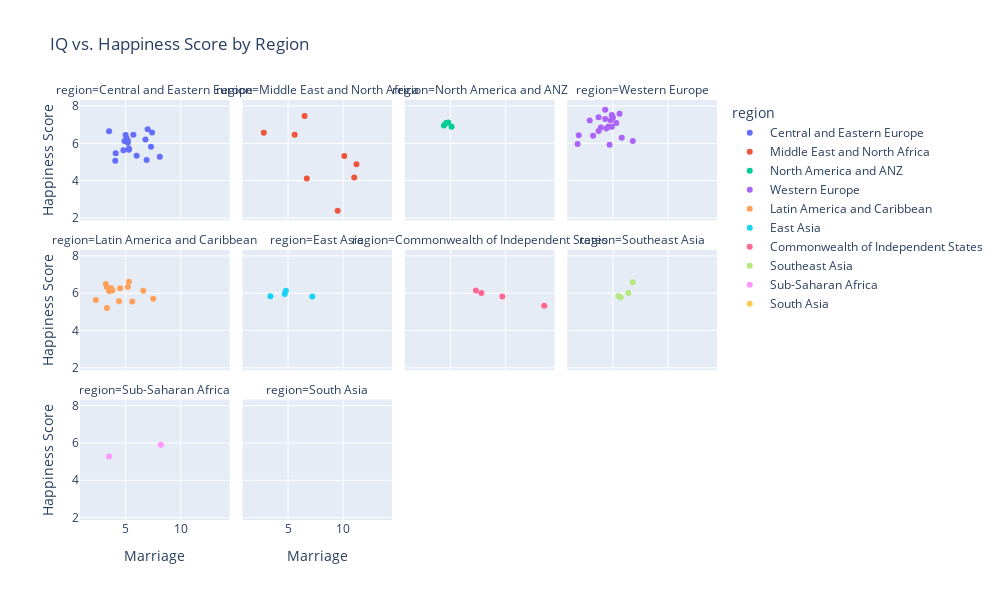

This figure's notebook cell:
### Code cell
import plotly.express as px

# Assuming 'iq_happy_data' has 'IQ', 'happiness_score', and 'region' columns
fig = px.scatter(
    marriage_happiness,
    x='Marriage',
    y='happiness_score',
    color='region',
    facet_col='region',
    facet_col_wrap=4,
    title='IQ vs. Happiness Score by Region',
    labels={'IQ': 'IQ', 'happiness_score': 'Happiness Score'}
)
fig.update_layout(height=600, width=1000)
fig.show()

### Figure 1 — Plotly figure (JSON) as saved in the notebook; plotly's stock layout.template omitted (floating-point values rounded to 4 significant figures)
{"data": [{"hovertemplate": "region=Central and Eastern Europe<br>Marriage=%{x}<br>Happiness Score=%{y}<extra></extra>", "legendgroup": "Central and Eastern Europe", "marker": {"color": "#636efa", "symbol": "circle"}, "mode": "markers", "name": "Central and Eastern Europe", "orientation": "v", "showlegend": true, "type": "scatter", "x": [8.1, 6, 4.8, 4.1, 4.9, 5, 6.9, 5.2, 6.8, 7, 7.3, 5.3, 5.1, 7.4, 5.3, 5.2, 5.7, 3.5, 4.06], "xaxis": "x9", "y": [5.277, 5.342, 5.633, 5.466, 6.125, 6.455, 5.109, 6.041, 6.213, 6.763, 5.819, 5.722, 6.26, 6.589, 5.661, 6.144, 6.469, 6.65, 5.071], "yaxis": "y9"}, {"hovertemplate": "region=Middle East and North Africa<br>Marriage=%{x}<br>Happiness Score=%{y}<extra></extra>", "legendgroup": "Middle East and North Africa", "marker": {"color": "#EF553B", "symbol": "circle"}, "mode": "markers", "name": "Middle East and North Africa", "orientation": "v", "showlegend": true, "type": "scatter", "x": [10.1, 11, 11.2, 6.5, 6.7, 9.5, 5.6, null, 2.8], "xaxis": "x10", "y": [5.329, 4.17, 4.876, 7.473, 4.12, 2.392, 6.463, 4.497, 6.571], "yaxis": "y10"}, {"hovertemplate": "region=North America and ANZ<br>Marriage=%{x}<br>Happiness Score=%{y}<extra></extra>", "legendgroup": "North America and ANZ", "marker": {"color": "#00cc96", "symbol": "circle"}, "mode": "markers", "name": "North America and ANZ", "orientation": "v", "showlegend": true, "type": "scatter", "x": [4.6, 4.4, 4.8, 5.1], "xaxis": "x11", "y": [7.095, 6.961, 7.123, 6.894], "yaxis": "y11"}, {"hovertemplate": "region=Western Europe<br>Marriage=%{x}<br>Happiness Score=%{y}<extra></extra>", "legendgroup": "Western Europe", "marker": {"color": "#ab63fa", "symbol": "circle"}, "mode": "markers", "name": "Western Europe", "orientation": "v", "showlegend": true, "type": "scatter", "x": [5.3, 3.9, 6.8, 5.6, 4.3, 3.7, 4.9, 4.7, 4.9, 4.6, 3.2, 2.9, 5.8, 3.7, 4.3, 1.8, 1.9, 5, 4.8, 4.4], "xaxis": "x12", "y": [7.097, 6.859, 6.13, 7.586, 7.804, 6.661, 6.892, 5.931, 7.53, 6.911, 6.405, 7.228, 6.3, 7.403, 7.315, 5.968, 6.436, 7.395, 7.24, 6.796], "yaxis": "y12"}, {"hovertemplate": "region=Latin America and Caribbean<br>Marriage=%{x}<br>Happiness Score=%{y}<extra></extra>", "legendgroup": "Latin America and Caribbean", "marker": {"color": "#FFA15A", "symbol": "circle"}, "mode": "markers", "name": "Latin America and Caribbean", "orientation": "v", "showlegend": true, "type": "scatter", "x": [6.6, 3.3, 2.3, 5.3, 4.4, 5.6, 3.5, 3.8, 7.5, 5.2, 4.5, 3.7, 3.2, 3.3], "xaxis": "x5", "y": [6.125, 6.334, 5.63, 6.609, 5.569, 5.559, 6.122, 6.15, 5.703, 6.33, 6.259, 6.265, 6.494, 5.211], "yaxis": "y5"}, {"hovertemplate": "region=East Asia<br>Marriage=%{x}<br>Happiness Score=%{y}<extra></extra>", "legendgroup": "East Asia", "marker": {"color": "#19d3f3", "symbol": "circle"}, "mode": "markers", "name": "East Asia", "orientation": "v", "showlegend": true, "type": "scatter", "x": [7.2, 4.8, 3.4, 4.7], "xaxis": "x6", "y": [5.818, 6.129, 5.84, 5.951], "yaxis": "y6"}, {"hovertemplate": "region=Commonwealth of Independent States<br>Marriage=%{x}<br>Happiness Score=%{y}<extra></extra>", "legendgroup": "Commonwealth of Independent States", "marker": {"color": "#FF6692", "symbol": "circle"}, "mode": "markers", "name": "Commonwealth of Independent States", "orientation": "v", "showlegend": true, "type": "scatter", "x": [7.3, 9.7, 13.5, 7.8], "xaxis": "x7", "y": [6.144, 5.825, 5.33, 6.014], "yaxis": "y7"}, {"hovertemplate": "region=Southeast Asia<br>Marriage=%{x}<br>Happiness Score=%{y}<extra></extra>", "legendgroup": "Southeast Asia", "marker": {"color": "#B6E880", "symbol": "circle"}, "mode": "markers", "name": "Southeast Asia", "orientation": "v", "showlegend": true, "type": "scatter", "x": [6.4, 6.8, 5.5, 5.7], "xaxis": "x8", "y": [6.012, 6.587, 5.843, 5.763], "yaxis": "y8"}, {"hovertemplate": "region=Sub-Saharan Africa<br>Marriage=%{x}<br>Happiness Score=%{y}<extra></extra>", "legendgroup": "Sub-Saharan Africa", "marker": {"color": "#FF97FF", "symbol": "circle"}, "mode": "markers", "name": "Sub-Saharan Africa", "orientation": "v", "showlegend": true, "type": "scatter", "x": [8.2, 3.5], "xaxis": "x", "y": [5.902, 5.275], "yaxis": "y"}, {"hovertemplate": "region=South Asia<br>Marriage=%{x}<br>Happiness Score=%{y}<extra></extra>", "legendgroup": "South Asia", "marker": {"color": "#FECB52", "symbol": "circle"}, "mode": "markers", "name": "South Asia", "orientation": "v", "showlegend": true, "type": "scatter", "x": [null], "xaxis": "x2", "y": [4.442], "yaxis": "y2"}], "layout": {"annotations": [{"font": {}, "showarrow": false, "text": "region=Sub-Saharan Africa", "x": 0.1175, "xanchor": "center", "xref": "paper", "y": 0.2867, "yanchor": "bottom", "yref": "paper"}, {"font": {}, "showarrow": false, "text": "region=South Asia", "x": 0.3725, "xanchor": "center", "xref": "paper", "y": 0.2867, "yanchor": "bottom", "yref": "paper"}, {"font": {}, "showarrow": false, "text": "region=Latin America and Caribbean", "x": 0.1175, "xanchor": "center", "xref": "paper", "y": 0.6433, "yanchor": "bottom", "yref": "paper"}, {"font": {}, "showarrow": false, "text": "region=East Asia", "x": 0.3725, "xanchor": "center", "xref": "paper", "y": 0.6433, "yanchor": "bottom", "yref": "paper"}, {"font": {}, "showarrow": false, "text": "region=Commonwealth of Independent States", "x": 0.6275, "xanchor": "center", "xref": "paper", "y": 0.6433, "yanchor": "bottom", "yref": "paper"}, {"font": {}, "showarrow": false, "text": "region=Southeast Asia", "x": 0.8825, "xanchor": "center", "xref": "paper", "y": 0.6433, "yanchor": "bottom", "yref": "paper"}, {"font": {}, "showarrow": false, "text": "region=Central and Eastern Europe", "x": 0.1175, "xanchor": "center", "xref": "paper", "y": 1.0, "yanchor": "bottom", "yref": "paper"}, {"font": {}, "showarrow": false, "text": "region=Middle East and North Africa", "x": 0.3725, "xanchor": "center", "xref": "paper", "y": 1.0, "yanchor": "bottom", "yref": "paper"}, {"font": {}, "showarrow": false, "text": "region=North America and ANZ", "x": 0.6275, "xanchor": "center", "xref": "paper", "y": 1.0, "yanchor": "bottom", "yref": "paper"}, {"font": {}, "showarrow": false, "text": "region=Western Europe", "x": 0.8825, "xanchor": "center", "xref": "paper", "y": 1.0, "yanchor": "bottom", "yref": "paper"}], "height": 600, "legend": {"title": {"text": "region"}, "tracegroupgap": 0}, "title": {"text": "IQ vs. Happiness Score by Region"}, "width": 1000, "xaxis": {"anchor": "y", "domain": [0, 0.235], "title": {"text": "Marriage"}}, "xaxis10": {"anchor": "y10", "domain": [0.255, 0.49], "matches": "x", "showticklabels": false}, "xaxis11": {"anchor": "y11", "domain": [0.51, 0.745], "matches": "x", "showticklabels": false}, "xaxis12": {"anchor": "y12", "domain": [0.765, 1.0], "matches": "x", "showticklabels": false}, "xaxis2": {"anchor": "y2", "domain": [0.255, 0.49], "matches": "x", "title": {"text": "Marriage"}}, "xaxis3": {"anchor": "y3", "domain": [0.51, 0.745], "matches": "x", "title": {"text": "Marriage"}}, "xaxis4": {"anchor": "y4", "domain": [0.765, 1.0], "matches": "x", "title": {"text": "Marriage"}}, "xaxis5": {"anchor": "y5", "domain": [0, 0.235], "matches": "x", "showticklabels": false}, "xaxis6": {"anchor": "y6", "domain": [0.255, 0.49], "matches": "x", "showticklabels": false}, "xaxis7": {"anchor": "y7", "domain": [0.51, 0.745], "matches": "x", "showticklabels": false}, "xaxis8": {"anchor": "y8", "domain": [0.765, 1.0], "matches": "x", "showticklabels": false}, "xaxis9": {"anchor": "y9", "domain": [0, 0.235], "matches": "x", "showticklabels": false}, "yaxis": {"anchor": "x", "domain": [0, 0.2867], "title": {"text": "Happiness Score"}}, "yaxis10": {"anchor": "x10", "domain": [0.7133, 1.0], "matches": "y", "showticklabels": false}, "yaxis11": {"anchor": "x11", "domain": [0.7133, 1.0], "matches": "y", "showticklabels": false}, "yaxis12": {"anchor": "x12", "domain": [0.7133, 1.0], "matches": "y", "showticklabels": false}, "yaxis2": {"anchor": "x2", "domain": [0, 0.2867], "matches": "y", "showticklabels": false}, "yaxis3": {"anchor": "x3", "domain": [0, 0.2867], "matches": "y", "showticklabels": false}, "yaxis4": {"anchor": "x4", "domain": [0, 0.2867], "matches": "y", "showticklabels": false}, "yaxis5": {"anchor": "x5", "domain": [0.3567, 0.6433], "matches": "y", "title": {"text": "Happiness Score"}}, "yaxis6": {"anchor": "x6", "domain": [0.3567, 0.6433], "matches": "y", "showticklabels": false}, "yaxis7": {"anchor": "x7", "domain": [0.3567, 0.6433], "matches": "y", "showticklabels": false}, "yaxis8": {"anchor": "x8", "domain": [0.3567, 0.6433], "matches": "y", "showticklabels": false}, "yaxis9": {"anchor": "x9", "domain": [0.7133, 1.0], "matches": "y", "title": {"text": "Happiness Score"}}}}
